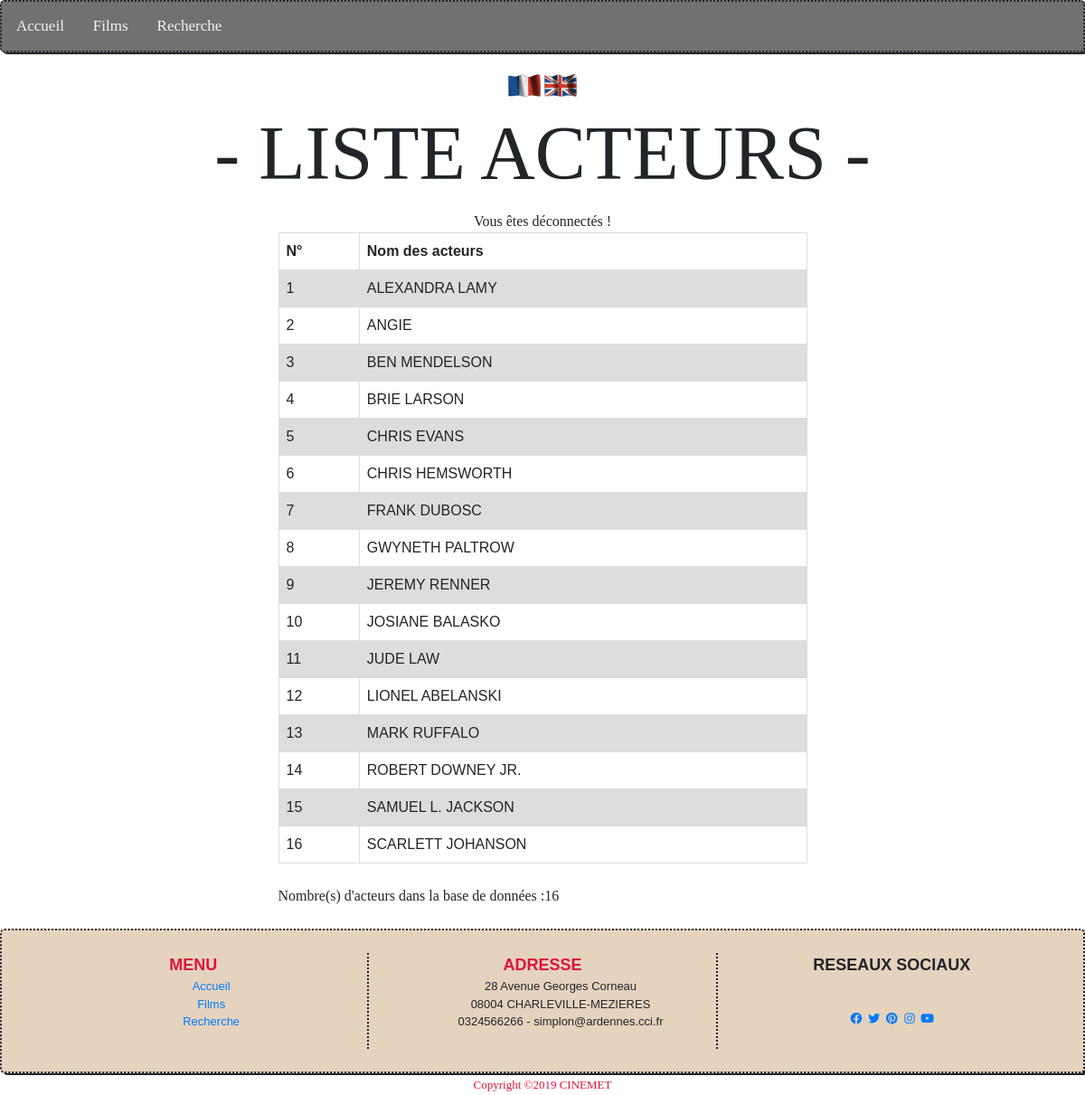
/liste_acteurs.php, run on the app's committed database.
### tables this page shows
CREATE TABLE IF NOT EXISTS `acteurs` (
  `id_act` int(11) NOT NULL AUTO_INCREMENT,
  `designation` varchar(150) NOT NULL,
  PRIMARY KEY (`id_act`)
);

### liste_acteurs.php (the view, shortened to what this page needs)
<!DOCTYPE html>
<html>
<head>
    <link rel="stylesheet" href="connexion.css">
    <link rel="stylesheet" href="style/form.css">
    <link rel="stylesheet" href="style/styla.css">
    <link rel="stylesheet" href="https://stackpath.bootstrapcdn.com/bootstrap/4.3.1/css/bootstrap.min.css">
</head>
<body>
  <?php include('headera.php'); ?>
  <div class="titre">- LISTE ACTEURS -</div>
  <div align="center">
    <?php
        if (isset($_SESSION['nom']))
            {
                echo "Vous êtes «".$_SESSION['nom']."»<br>";
            }else{
                echo "Vous êtes déconnectés !";
            }
    ?>
  </div>
    <div class="row">
        <div class="col-md-3"></div>
        <div class="col-md-6">
            <?php
                include ('bdd_connect.php');
                $i=0;
                $sql = "SELECT * FROM acteurs ORDER BY designation ASC";?>
                <table>
                    <tr>
                        <th>N°</th>
                        <th>Nom des acteurs</th>
                    </tr>
                    <tr>
                        <?php foreach  ($conn->query($sql) as $row){
                        $i++;
                        ?>
                        <td  align="center">
                            <?php echo $i;?>
                        </td>
                        <td>
                            <?php echo strtoupper($row['designation']);?>
                        </td>
                    </tr>
                    <?php
                    }
                    ?>
                </table>
                    <br>Nombre(s) d'acteurs dans la base de données :<?php echo $i."<br><br>";
                    ?>
        </div><br><br>
        <div class="col-md-3"></div>
    </div>
    <?php include('fotera.php'); ?>
</body>
</html>

### INSCR/connexion.css (style rules this page uses)
body { font-family: "Raleway", Arial, Helvetica, sans-serif; margin: 0; padding: 0; }

### style/form.css (style rules this page uses)
* { box-sizing: border-box; }
.row:after { content: ""; display: table; clear: both; }

### style/styla.css (style rules this page uses)
.titre { font-family: charposh; font-size:7vw; text-align: center; }

### style/footer.css (style rules this page uses)
body { padding: 0; margin: 0; font-family: Verdana; }

### liste_acteurs.php (style rules this page uses)
table { font-family: arial, sans-serif; border-collapse: collapse; width: 100%; }
td, th { border: 1px solid #dddddd; text-align: left; padding: 8px; }
tr:nth-child(even) { background-color: #dddddd; }

### data on the page
acteurs: designation "ALEXANDRA LAMY"
acteurs: designation "ANGIE"
acteurs: designation "BEN MENDELSON"
acteurs: designation "BRIE LARSON"
acteurs: designation "CHRIS EVANS"
acteurs: designation "CHRIS HEMSWORTH"
acteurs: designation "FRANK DUBOSC"
acteurs: designation "GWYNETH PALTROW"
acteurs: designation "JEREMY RENNER"
acteurs: designation "JOSIANE BALASKO"
acteurs: designation "JUDE LAW"
acteurs: designation "LIONEL ABELANSKI"
acteurs: designation "MARK RUFFALO"
acteurs: designation "ROBERT DOWNEY JR."
acteurs: designation "SAMUEL L. JACKSON"
acteurs: designation "SCARLETT JOHANSON"

### other printed values
$i "16"
